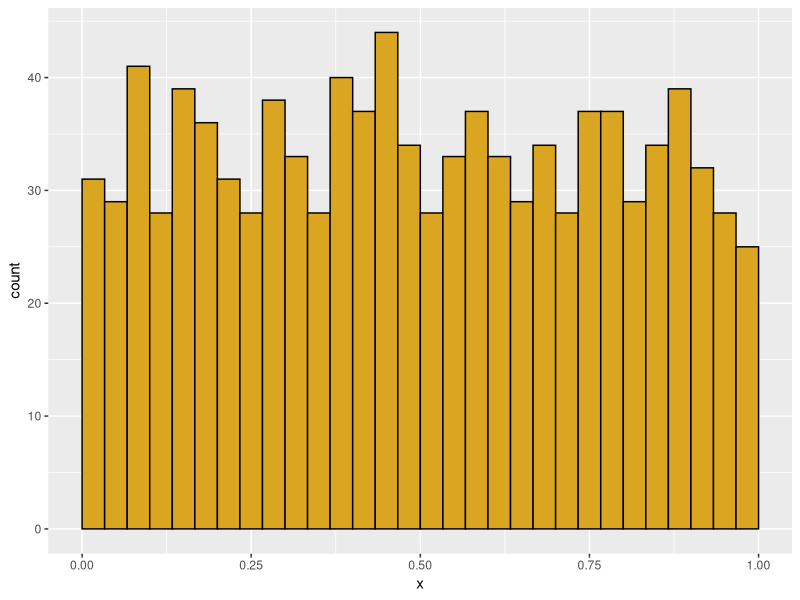
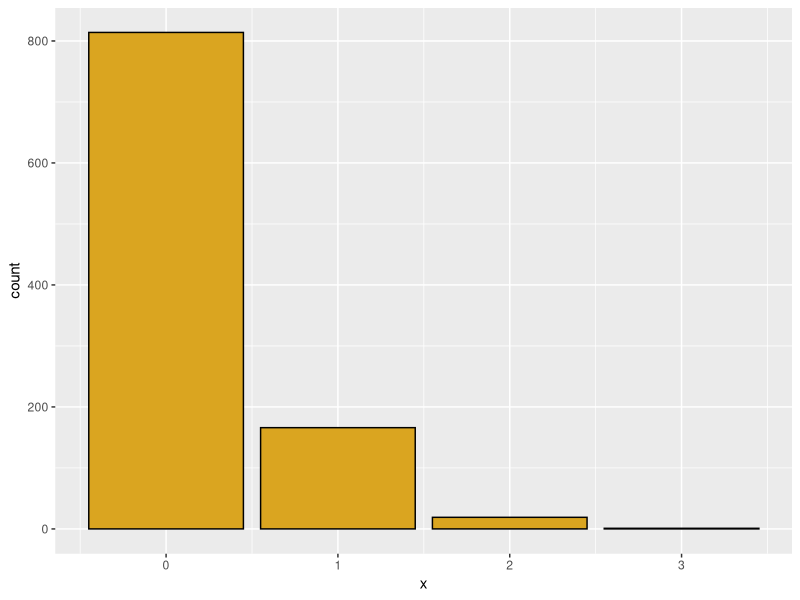
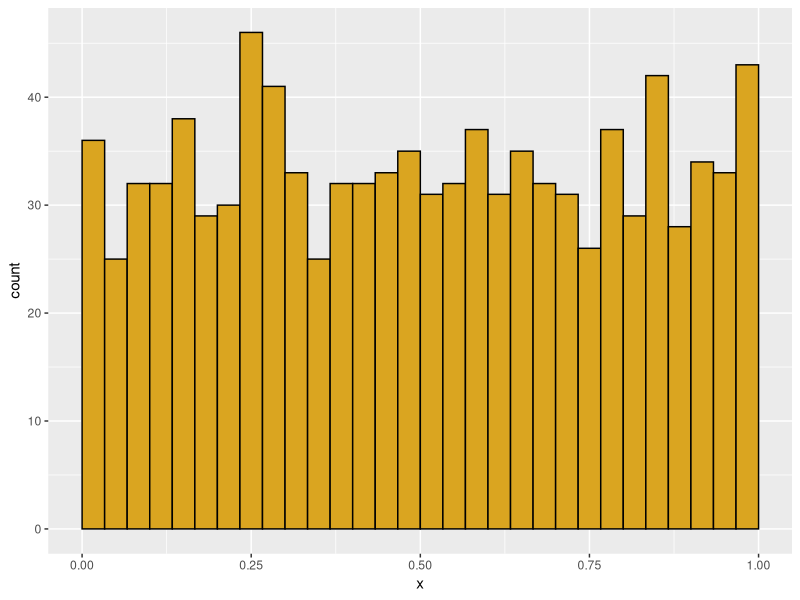
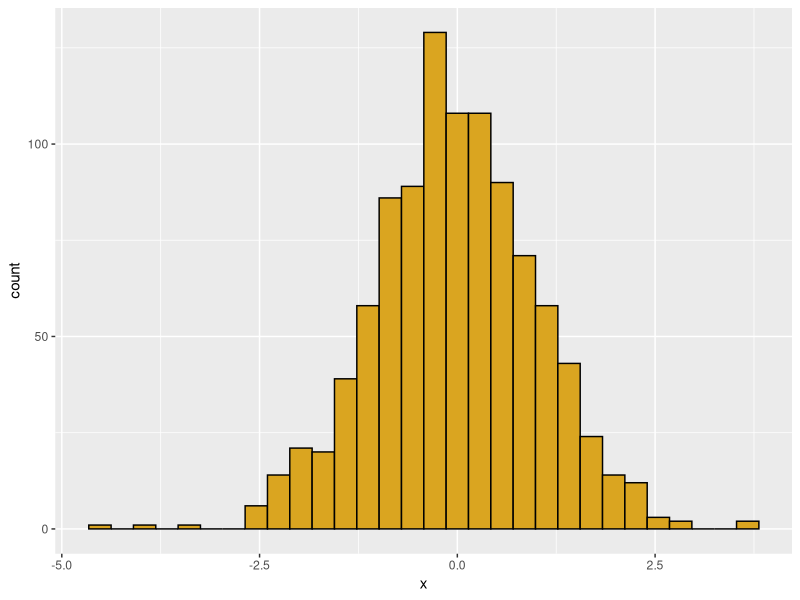
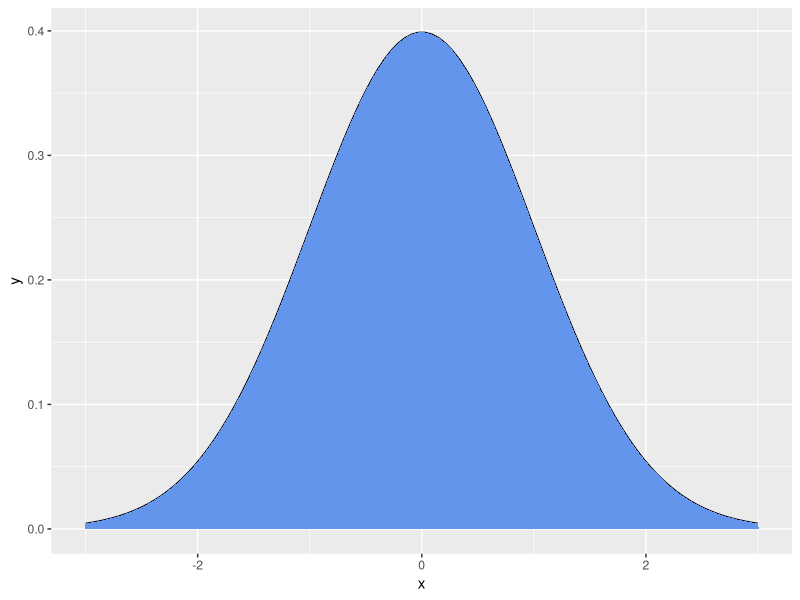
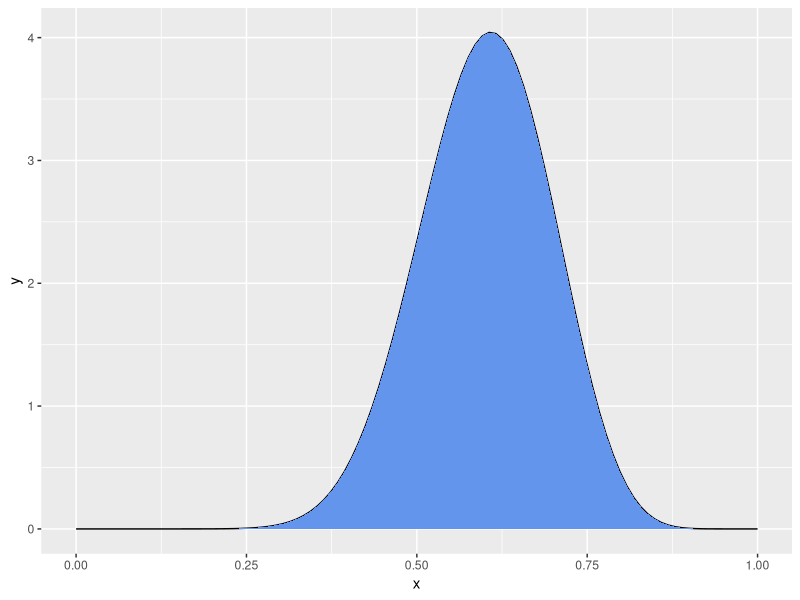
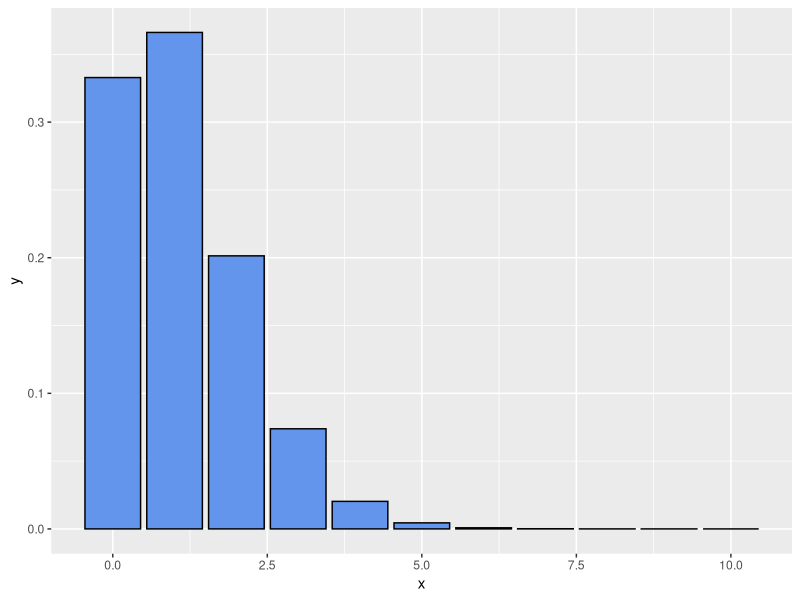
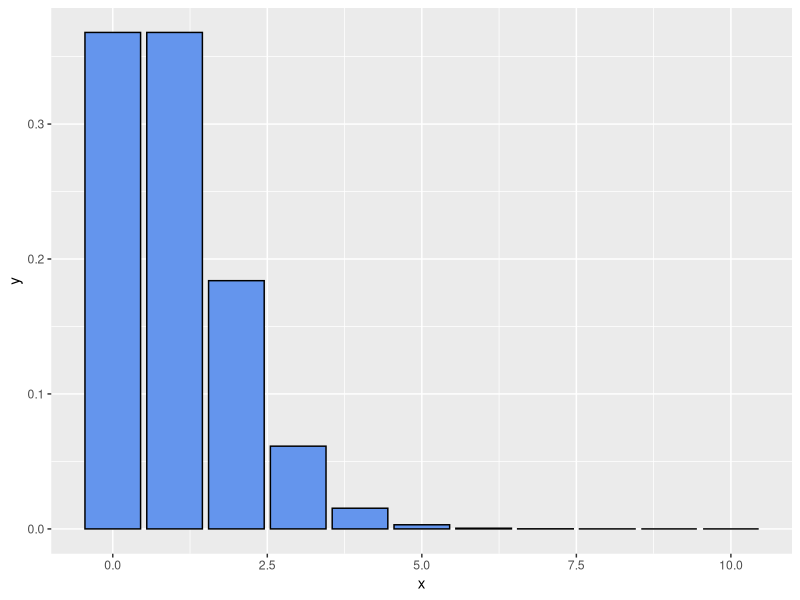

Generate these figures, in order, with R: (Note: this script raises an error after producing the figures.)
############################
# Function: my_histo
# Purpose: creates a ggplot histogram
# Requires: ggplot
# Input: x = a numeric vector
#        data_type= "cont" or "disc"
# Output: a ggplot histogram
############################
library(ggplot2)
my_histo <- function(x=NULL,data_type="cont") {
  if(is.null(x)) x=runif(1000)
  df <- data.frame(x=x) 

# if data are continuous bounded (0,1), adjust bins for histogram  
  if (data_type=="cont" & min(df$x) > 0 & max(df$x) < 1) {
  p1 <- ggplot(data=df) +
    aes(x=x) +
    geom_histogram(boundary=0,
                   binwidth=1/30,
                   color="black",
                   fill="goldenrod") +
    scale_x_continuous(limits=c(0,1))}  

  
# if data are continuous, but not bounded (0,1), use
# ggplot default bins
  if (data_type=="cont" & (min(df$x) < 0 | max(df$x) > 1)) {
  p1 <- ggplot(data=df) +
    aes(x=x) +
    geom_histogram(color="black",
                   fill="goldenrod")}

     
  

# if data are discrete integers, 
#  use geom_bar to create a histogram
if (data_type=="disc") {
  p1 <- ggplot(data=df) + 
    aes(x=x) +
    geom_bar(color="black",fill="goldenrod") }
  
print(p1)
} 
my_histo()
my_histo(data_type="disc",x=rpois(1000,lambda=0.2))
my_histo(data_type="cont",x=runif(1000))
my_histo(data_type="cont",x=rnorm(n=1000,mean=0,sd=1))
############################
# Function: my_pdf
# Purpose: creates a ggplot probability density function
# Requires: ggplot
# Input: x = a numeric vector of x values
#        y = pdf values calculated for each value of x
#        data_type= "cont" or "disc"
# Output: a ggplot pdf
############################
my_pdf <- function(x=NULL,y=NULL,data_type="cont") {
  if(is.null(x) | is.null(y)) {
    x=seq(from=-3,to=3,length.out=100)
    y=dnorm(x) }
  
    df <- data.frame(x=x,y=y) 
    
    # for continuous distributions, 
    # plot the line for the pdf
    if(data_type=="cont") {
      p1 <- ggplot(data=df) +
        aes(x=x,y=y) +
      geom_line() +
        geom_area(fill = "cornflower blue") } 
    
    # for discrete distributions,
    # plot a bar for the probability at each value
    if (data_type=="disc") {
      p1 <- ggplot(data=df) + 
        aes(x=x,y=y) +
        geom_col(color="black",fill="cornflower blue") }
    print(p1)
}
my_pdf()
my_x=seq(from=0,to=1,length.out=100)
my_pdf(x=my_x,y=dbeta(x=my_x,shape1=15,shape2=10))
my_pdf(x=0:10,y=dpois(x=0:10,lambda=1.1),data_type="disc")

library(ggplot2)
library(MASS)
#-------------------------------------------------
# Poisson distribution
# Discrete X >= 0
# Random events with a constant rate lambda
# (observations per time or per unit area)
# Parameter lambda > 0

# "d" function generates probability density
hits <- 0:10
my_vec <- dpois(x=hits,lambda=1)
my_pdf(x=hits,y=my_vec,data_type="disc")

my_vec <- dpois(x=hits,lambda=2)
my_pdf(x=hits,y=my_vec,data_type="disc")

sum(my_vec)  # sum of density function = 1.0 (total area under curve)

# sum is not quite 1 because we need more elements in hits:
hits <- 0:15
my_vec <- dpois(x=hits, lambda=2)
my_pdf(x=hits,y=my_vec,data_type="disc")
sum(my_vec)
# now the sum is correct

# for a Poisson distribution with lambda=2, 
# what is the probability that a single draw will yield X=0?

dpois(x=0,lambda=2)

# "p" function generates cumulative probability density; gives the 
# "lower tail" cumulative area of the distribution

hits <- 0:10
my_vec <- ppois(q=hits,lambda=2)
my_pdf(x=hits,y=my_vec,data_type="disc")


# for a Poisson distribution with lambda=2, 
# what is the probability of getting 1 or fewer hits?

ppois(q=1, lambda=2)


# We could also get this through dpois
p_0 <- dpois(x=0,lambda=2)
p_0
p_1 <- dpois(x=1,lambda=2)
p_1
p_0 + p_1


# The q function is the inverse of p
# What is the number of hits corresponding to 50% of the probability mass
qpois(p=0.5,lambda=2.5)
my_pdf(x=0:10,y=dpois(x=0:10,lambda=2.5),data_type="disc")

# but distribution is discrete, so this is not exact
ppois(q=2,lambda=2.5)

# finally, we can simulate individual values from a poisson
ran_pois <- rpois(n=1000,lambda=2.5)
my_histo(x=ran_pois,data_type="disc")


# for real or simulated data, we can use the quantile
# function to find the empirical  95% confidence interval on the data

quantile(x=ran_pois,probs=c(0.025,0.975))


#-------------------------------------------------
# Binomial distribution
# p = probability of a dichotomous outcome
# size = number of trials
# x = possible outcomes
# outcome x is bounded between 0 and number of trials

# use "d" binom for density function
hits <- 0:10
my_vec <- dbinom(x=hits,size=10,prob=0.5)
my_pdf(x=0:10,y=my_vec,data_type="disc")



# and how does this compare to an actual simulation of 50 tosses of 100 coins?

my_coins <- rbinom(n=50,size=100,prob=0.5)
my_histo(x=my_coins,data_type="disc")
quantile(x=my_coins,probs=c(0.025,0.975))

#-------------------------------------------------
# negative binomial: number of failures (values of MyVec)
# in a series of (Bernouli) with p=probability of success 
# before a target number of successes (= size)
# generates a discrete distribution that is more 
# heterogeneous ("overdispersed") than Poisson
hits <- 0:40
my_vec <- dnbinom(x=hits, size=5, prob=0.5)
my_pdf(x=hits,y=my_vec,data_type="disc")

# geometric series is a special case where N= 1 success
# each bar is a constant fraction 1 - "prob" of the bar before it
my_vec <- dnbinom(x=hits, size=1, prob=0.1)
my_pdf(x=hits,y=my_vec,data_type="disc")


# alternatively specify mean = mu of distribution and size, 
# the dispersion parameter (small is more dispersed)
# this gives us a poisson with a lambda value that varies
# the dispersion parameter is the shape parameter in the gamma
# as it increases, the distribution has a smaller variance
# just simulate it directly

nbi_ran <- rnbinom(n=1000,size=10,mu=5)
my_histo(x=nbi_ran,data_type="disc")


nbi_ran <- rnbinom(n=1000,size=0.1,mu=5)
my_histo(x=nbi_ran,data_type="disc")


#-------------------------------------------------
# uniform
# params specify minimum and maximum

#runif for random data
my_histo(x=runif(n=100),data_type="cont")
my_histo(x=runif(n=1000),data_type="cont")

#-------------------------------------------------
# normal 
my_norm <- rnorm(n=100,mean=100,sd=2)
my_histo(x=my_norm,data_type="cont")


# problems with normal when mean is small but zero is not allowed.
my_norm <- rnorm(n=100,mean=2,sd=2)
my_histo(x=my_norm,data_type="cont")

summary(my_norm)
toss_zeroes <- my_norm[my_norm>0]
my_histo(x=toss_zeroes,data_type="cont")

summary(toss_zeroes)

#-------------------------------------------------
# gamma distribution, continuous positive values, but bounded at 0

my_gamma <- rgamma(n=100,shape=1,scale=10)
my_histo(x=my_gamma,data_type="cont")

# gamma with shape= 1 is an exponential with scale = mean

# shape <=1 gives a mode near zero; very small shape rounds to zero
my_gamma <- rgamma(n=100,shape=0.1,scale=1)
my_histo(x=my_gamma,data_type="cont")

# large shape parameters moves towards a normal
my_gamma <- rgamma(n=100,shape=20,scale=1)
my_histo(x=my_gamma,data_type="cont")

# scale parameter changes mean- and the variance!
my_histo(x=rgamma(n=100,shape=2,scale=100),data_type="cont")
my_histo(x=rgamma(n=100,shape=2,scale=10),data_type="cont")
my_histo(x=rgamma(n=100,shape=2,scale=1),data_type="cont")
my_histo(x=rgamma(n=100,shape=2,scale=0.1),data_type="cont")



# unlike the normal, the two parameters affect both mean and variance

# mean = shape*scale
# variance= shape*scale^2

#-------------------------------------------------

# beta distribution 
# bounded at 0 and 1
# analagous to a binomial, but result is a continuous distribution of probabilities
# parameter shape1 = number of successes + 1
# parameter shape2 = number of failures + 1
# interpret these in terms of a coin you are tossing

# shape1 = 1, shape2 = 1 = "no data"
my_beta <- rbeta(n=1000,shape1=1,shape2=1)
my_histo(x=my_beta,data_type="cont")

# shape1 = 2, shape1 = 1 = "1 coin toss, comes up heads!"
my_beta <- rbeta(n=1000,shape1=2,shape2=1)
my_histo(x=my_beta,data_type="cont")
# two tosses, 1 head and 1 tail
my_beta <- rbeta(n=1000,shape1=2,shape2=2)
my_histo(x=my_beta,data_type="cont")
# two tosses, both heads
my_beta <- rbeta(n=1000,shape1=2,shape2=1)
my_histo(x=my_beta,data_type="cont")
# let's get more data
my_beta <- rbeta(n=1000,shape1=20,shape2=20)
my_histo(x=my_beta,data_type="cont")
my_beta <- rbeta(n=1000,shape1=500,shape2=500)
my_histo(x=my_beta,data_type="cont")

# if the coin is biased
my_beta <- rbeta(n=1000,shape1=1000,shape2=500)
my_histo(x=my_beta,data_type="cont")
my_beta <- rbeta(n=1000,shape1=10,shape2=5)
my_histo(x=my_beta,data_type="cont")


# shape parameters less than 1.0 give us a u-shaped distribution
my_beta <- rbeta(n=1000,shape1=0.1,shape2=0.1)
my_histo(x=my_beta,data_type="cont")

my_beta <- rbeta(n=1000,shape1=0.5,shape2=0.2)
my_histo(x=my_beta,data_type="cont")

library(MASS)
data <- c(100,100,104,99)
z <- fitdistr(data,"normal")
print(z)

frog_data <- c(30.15,26.3,27.5,22.9,27.8,26.2)

# get and print model parameters assuming a normal distribution
z<- fitdistr(frog_data,"normal")
print(z)

# plot the density function for the normal and annotate the plot with the original data
x <- 1:100
g_density <- dnorm(x=x,mean=z$estimate["mean"],sd=z$estimate["sd"])
qplot(x,g_density,geom="line") + annotate(geom="point",x=frog_data,y=0.001)   
 
# now do the same for a gamma distribution, which has a shape and rate parameter as outputs from fitdistr
z<- fitdistr(frog_data,"gamma")
print(z)

# plot the density function for the gamma and annotate the plot with the original data
x <- 1:100
g_density <- dgamma(x=x,shape=z$estimate["shape"],rate=z$estimate["rate"])
qplot(x,g_density,geom="line") + annotate(geom="point",x=frog_data,y=0.001,color="red")   

frog_data <- c(30.15,26.3,27.5,22.9,27.8,26.2)
outlier <- 0.050
frog_data <- c(frog_data,outlier)

# get and print model parameters assuming a normal distribution
z<- fitdistr(frog_data,"normal")
print(z)

# plot the density function for the normal and annotate the plot with the original data
x <- 1:100
g_density <- dnorm(x=x,mean=z$estimate["mean"],sd=z$estimate["sd"])
qplot(x,g_density,geom="line") + annotate(geom="point",x=frog_data,y=0.001)   
 
# now do the same for a gamma distribution, which has a shape and rate parameter as outputs from fitdistr
z<- fitdistr(frog_data,"gamma")
print(z)

# plot the density function for the gamma and annotate the plot with the original data
x <- 1:100
g_density <- dgamma(x=x,shape=z$estimate["shape"],rate=z$estimate["rate"])
qplot(x,g_density,geom="line") + annotate(geom="point",x=frog_data,y=0.001,color="red")   
